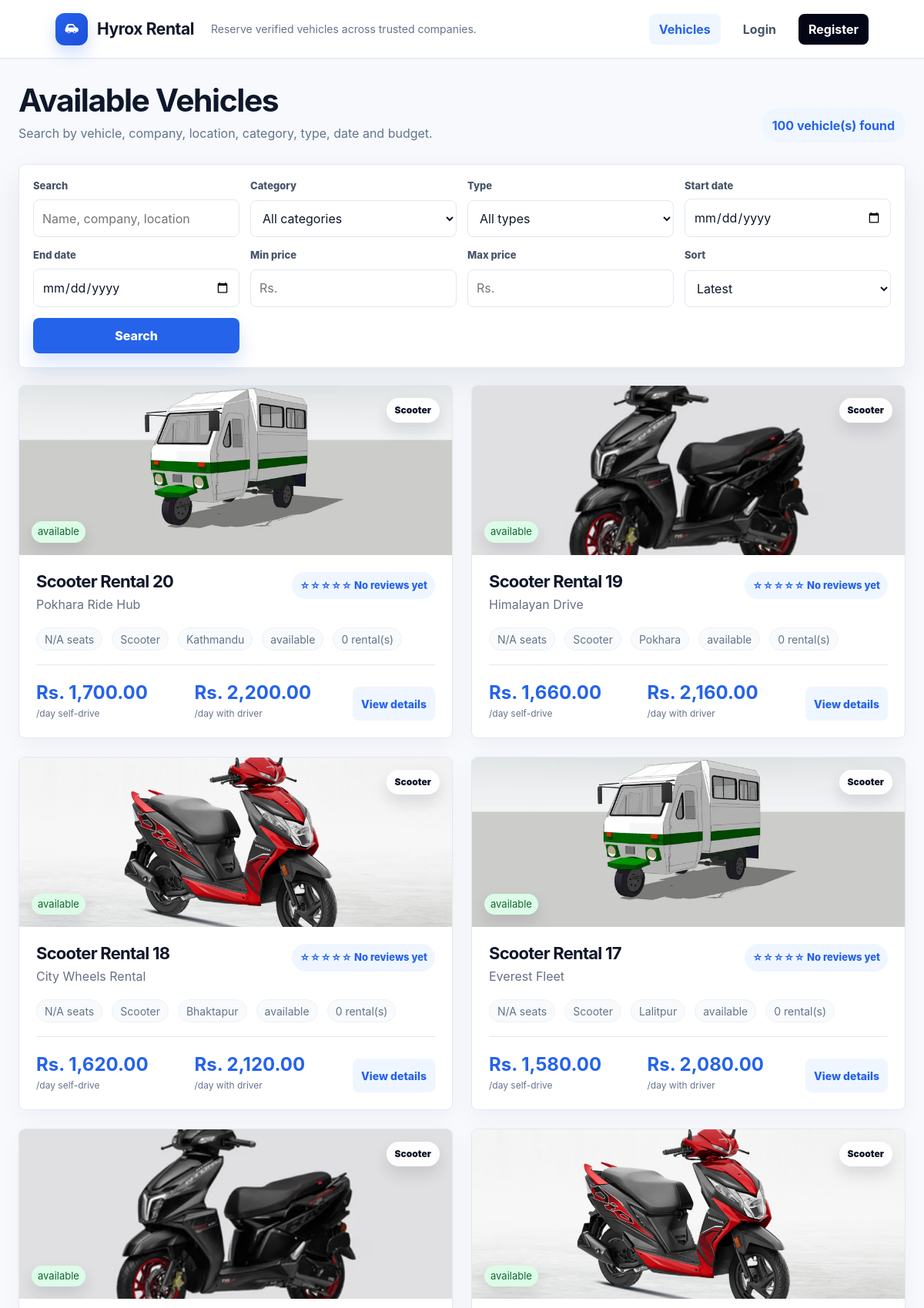
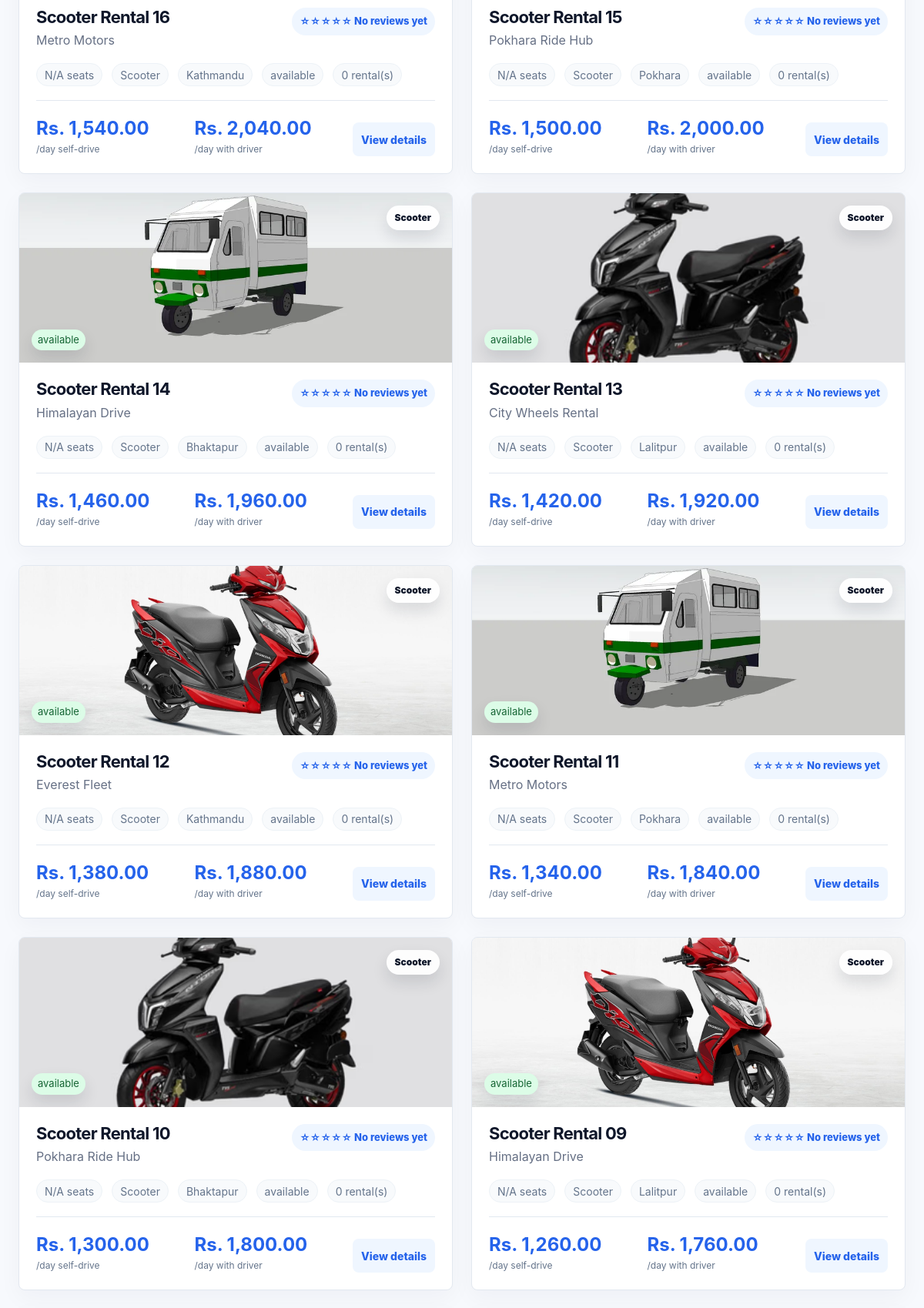
Screenshot of /vehicles.php (upper part) with the database file from the repository (2 pictures, top to bottom).
### tables this page shows
CREATE TABLE vehicles (
    id INT AUTO_INCREMENT PRIMARY KEY,
    company_id INT NOT NULL,
    category_id INT NOT NULL,
    type_id INT NOT NULL,
    name VARCHAR(120) NOT NULL,
    location VARCHAR(120) NOT NULL,
    self_drive_price DECIMAL(10,2) NOT NULL,
    with_driver_price DECIMAL(10,2) NOT NULL,
    description TEXT NULL,
    status ENUM('available', 'unavailable') NOT NULL DEFAULT 'available',
    availability ENUM('available', 'unavailable', 'maintenance') NOT NULL DEFAULT 'available',
    latitude DECIMAL(10,7) NULL,
    lat DECIMAL(10,7) NULL,
    longitude DECIMAL(10,7) NULL,
    `long` DECIMAL(10,7) NULL,
    image VARCHAR(180) NULL,
    created_at TIMESTAMP DEFAULT CURRENT_TIMESTAMP,
    FOREIGN KEY (company_id) REFERENCES users(id) ON DELETE CASCADE,
    FOREIGN KEY (category_id) REFERENCES vehicle_categories(id),
    FOREIGN KEY (type_id) REFERENCES vehicle_types(id)
);

CREATE TABLE vehicle_categories (
    id INT AUTO_INCREMENT PRIMARY KEY,
    name VARCHAR(50) NOT NULL UNIQUE
);

CREATE TABLE vehicle_types (
    id INT AUTO_INCREMENT PRIMARY KEY,
    category_id INT NOT NULL,
    name VARCHAR(80) NOT NULL,
    FOREIGN KEY (category_id) REFERENCES vehicle_categories(id) ON DELETE CASCADE
);

### includes/helpers/core_helpers.php (called while the page is built, shortened)
<?php
function e($text)
{
    return htmlspecialchars((string) $text, ENT_QUOTES, 'UTF-8');
}

### includes/helpers/auth_helpers.php (called while the page is built, shortened)
<?php
function current_user()
{
    if (empty($_SESSION['user_id'])) {
        return null;
    }
    return find_user((int) $_SESSION['user_id']);
}
function company_table_enabled()
{
    return db_table_exists('companies') && db_column_exists('companies', 'owner_user_id');
}

### includes/helpers/vehicle_helpers.php (called while the page is built, shortened)
<?php
function vehicle_company_sql_parts()
{
    if (company_table_enabled()) {
        return [
            'join_sql' => 'JOIN companies company ON company.id = v.company_id
                           LEFT JOIN users company_owner ON company_owner.id = company.owner_user_id',
            'name_sql' => 'COALESCE(NULLIF(company.name, ""), company_owner.name, CONCAT("Company #", company.id))',
        ];
    }
    return [
        'join_sql' => 'JOIN users company_user ON company_user.id = v.company_id',
        'name_sql' => 'COALESCE(NULLIF(company_user.company_name, ""), company_user.name)',
    ];
}
function vehicle_filter_options($input)
{
    $search = trim((string) ($input['search'] ?? $input['location'] ?? ''));
    $location = trim((string) ($input['location'] ?? ''));
    $startDate = trim((string) ($input['start_date'] ?? ''));
    $endDate = trim((string) ($input['end_date'] ?? ''));
    $categoryId = (int) ($input['category_id'] ?? 0);
    $typeId = (int) ($input['type_id'] ?? 0);
    $typeName = trim((string) ($input['vehicle_type'] ?? $input['type'] ?? ''));
    $driverPreference = trim((string) ($input['driver_preference'] ?? ''));
    $sort = trim((string) ($input['sort'] ?? ''));
    $minPrice = (float) ($input['min_price'] ?? 0);
    $maxPrice = (float) ($input['max_price'] ?? $input['budget'] ?? 0);
    $seats = (int) ($input['seats'] ?? 0);
    return [
        'search' => $search,
        'location' => $location,
        'start_date' => $startDate,
        'end_date' => $endDate,
        'category_id' => $categoryId,
        'type_id' => $typeId,
        'min_price' => max(0, $minPrice),
        'max_price' => max(0, $maxPrice),
        'seats' => max(0, $seats),
        'driver_preference' => in_array($driverPreference, ['self_drive', 'with_driver'], true) ? $driverPreference : '',
        'sort' => in_array($sort, ['most_rented', 'latest'], true) ? $sort : 'latest',
    ];
}
function vehicle_filter_sql($filters)
{
    $params = [];
    $where = 'WHERE v.status = "available"';
    $startDate = $filters['start_date'];
    $endDate = $filters['end_date'];
    $companySql = vehicle_company_sql_parts();
    if ($startDate !== '' && $endDate !== '' && strtotime($endDate) >= strtotime($startDate)) {
        $where .= ' AND NOT EXISTS (
            SELECT 1 FROM maintenance m
            WHERE m.vehicle_id = v.id AND ? <= m.end_date AND ? >= m.start_date
        )';
        $params[] = $startDate;
        $params[] = $endDate;
        $where .= ' AND NOT EXISTS (
            SELECT 1 FROM bookings b
            WHERE b.vehicle_id = v.id AND b.status IN ("pending", "approved", "confirmed")
            AND ? <= b.end_date AND ? >= b.start_date
        )';
        $params[] = $startDate;
        $params[] = $endDate;
        $where .= ' AND NOT EXISTS (
            SELECT 1 FROM availability_blocks ab
            WHERE ab.vehicle_id = v.id AND ? <= DATE(ab.end_datetime) AND ? >= DATE(ab.start_datetime)
        )';
        $params[] = $startDate;
        $params[] = $endDate;
    } else {
        $where .= ' AND NOT EXISTS (
            SELECT 1 FROM maintenance m
            WHERE m.vehicle_id = v.id AND CURDATE() BETWEEN m.start_date AND m.end_date
        )';
        $where .= ' AND NOT EXISTS (
            SELECT 1 FROM bookings b
            WHERE b.vehicle_id = v.id AND b.status IN ("pending", "approved", "confirmed")
            AND CURDATE() BETWEEN b.start_date AND b.end_date
        )';
        $where .= ' AND NOT EXISTS (
            SELECT 1 FROM availability_blocks ab
            WHERE ab.vehicle_id = v.id AND CURDATE() BETWEEN DATE(ab.start_datetime) AND DATE(ab.end_datetime)
        )';
    }
    return [$where, $params];
}
function filtered_vehicles($input, $limit = 50)
{
    $filters = vehicle_filter_options($input);
    [$where, $params] = vehicle_filter_sql($filters);
    $limit = max(1, min(100, (int) $limit));
    $companySql = vehicle_company_sql_parts();
    $seatSql = db_column_exists('vehicles', 'seating_capacity') ? 'v.seating_capacity' : 'NULL';
    $availabilitySql = db_column_exists('vehicles', 'availability') ? 'v.availability' : 'v.status';
    $latSql = db_column_exists('vehicles', 'lat') ? 'v.lat' : 'v.latitude';
    $longSql = db_column_exists('vehicles', 'long') ? 'v.`long`' : 'v.longitude';
    $vehicles = db_all(
        'SELECT v.id, v.company_id, v.category_id, v.type_id, v.name, v.location,
                v.self_drive_price, v.with_driver_price, v.description, v.status,
                v.latitude, v.longitude, v.image, v.created_at,
                ' . $availabilitySql . ' AS availability,
                ' . $latSql . ' AS lat,
                ' . $longSql . ' AS `long`,
                ' . $seatSql . ' AS seating_capacity,
                ' . $companySql['name_sql'] . ' AS company_name,
                c.name AS category_name, t.name AS type_name,
                (SELECT ROUND(AVG(rating), 1) FROM reviews WHERE vehicle_id = v.id AND status = "published") AS average_rating,
                (SELECT COUNT(*) FROM reviews WHERE vehicle_id = v.id AND status = "published") AS review_count,
                (SELECT COUNT(*) FROM bookings b2 WHERE b2.vehicle_id = v.id AND b2.status IN ("confirmed", "completed", "approved")) AS rental_count
         FROM vehicles v
         ' . $companySql['join_sql'] . '
         JOIN vehicle_categories c ON c.id = v.category_id
         JOIN vehicle_types t ON t.id = v.type_id
         ' . $where . '
         ORDER BY ' . ($filters['sort'] === 'most_rented' ? 'rental_count DESC, v.id DESC' : 'v.id DESC') . '
         LIMIT ' . $limit,
        $params
    );
    return [$vehicles, $filters];
}

### includes/helpers/schema_helpers.php (called while the page is built, shortened)
<?php
function db_table_exists($table)
{
    static $cache = [];
    $table = preg_replace('/[^a-zA-Z0-9_]/', '', (string) $table);
    if (!array_key_exists($table, $cache)) {
        try {
            $cache[$table] = db_value('SHOW TABLES LIKE ?', [$table]) !== null;
        } catch (Throwable $throwable) {
            $cache[$table] = false;
        }
    }
    return $cache[$table];
}
function db_column_exists($table, $column)
{
    static $cache = [];
    $table = preg_replace('/[^a-zA-Z0-9_]/', '', (string) $table);
    $column = preg_replace('/[^a-zA-Z0-9_]/', '', (string) $column);
    $key = $table . '.' . $column;
    if (!array_key_exists($key, $cache)) {
        try {
            $cache[$key] = db_one('SHOW COLUMNS FROM `' . $table . '` LIKE ?', [$column]) !== null;
        } catch (Throwable $throwable) {
            $cache[$key] = false;
        }
    }
    return $cache[$key];
}

### includes/db.php (called while the page is built, shortened)
<?php
function db()
{
    static $pdo = null;
    if ($pdo !== null) {
        return $pdo;
    }
    $dsn = 'mysql:host=' . DB_HOST . ';dbname=' . DB_NAME . ';charset=utf8mb4';
    $pdo = new PDO($dsn, DB_USER, DB_PASS, [
        PDO::ATTR_ERRMODE => PDO::ERRMODE_EXCEPTION,
        PDO::ATTR_DEFAULT_FETCH_MODE => PDO::FETCH_ASSOC
    ]);
    return $pdo;
}
function db_all($sql, $params = [])
{
    $stmt = db()->prepare($sql);
    $stmt->execute($params);
    return $stmt->fetchAll();
}
function db_one($sql, $params = [])
{
    $stmt = db()->prepare($sql);
    $stmt->execute($params);
    $row = $stmt->fetch();
    return $row ? $row : null;
}
function db_value($sql, $params = [])
{
    $row = db_one($sql, $params);
    if (!$row) {
        return null;
    }
    return array_values($row)[0];
}

### vehicles.php (the view, shortened to what this page needs)
<?php
require_once __DIR__ . '/includes/functions.php';
$search = trim($_GET['search'] ?? '');
$startDate = trim($_GET['start_date'] ?? '');
$endDate = trim($_GET['end_date'] ?? '');
$minPrice = (float) ($_GET['min_price'] ?? 0);
$maxPrice = (float) ($_GET['max_price'] ?? 0);
$sort = trim((string) ($_GET['sort'] ?? 'latest'));
try {
    [$vehicles] = filtered_vehicles($_GET, 100);
} catch (PDOException $exception) {
    db_log_error($exception, 'vehicles.php vehicle listing');
    $vehicles = [];
    $vehiclesError = 'Vehicles could not be loaded right now. Please try again after a moment.';
}
require __DIR__ . '/includes/header.php';
?>
<section class="section-head listing-head">
    <div>
        <h1>Available Vehicles</h1>
        <p>Search by vehicle, company, location, category, type, date and budget.</p>
    </div>
    <strong data-result-count><?= count($vehicles) ?> vehicle(s) found</strong>
</section>
<form class="search-bar" method="get" data-search-form>
    <label>
        <span>Search</span>
        <input type="text" name="search" value="<?= e($search) ?>" placeholder="Name, company, location" autocomplete="off">
    </label>
    <label>
        <span>Category</span>
        <select name="category_id" data-category-select>
            <option value="">All categories</option>
        </select>
    </label>
    <label>
        <span>Type</span>
        <select name="type_id" data-type-select>
            <option value="">All types</option>
        </select>
    </label>
    <label>
        <span>Start date</span>
        <input type="date" name="start_date" value="<?= e($startDate) ?>">
    </label>
    <label>
        <span>End date</span>
        <input type="date" name="end_date" value="<?= e($endDate) ?>">
    </label>
    <label>
        <span>Min price</span>
        <input type="number" min="0" step="100" name="min_price" value="<?= $minPrice > 0 ? e($minPrice) : '' ?>" placeholder="Rs.">
    </label>
    <label>
        <span>Max price</span>
        <input type="number" min="0" step="100" name="max_price" value="<?= $maxPrice > 0 ? e($maxPrice) : '' ?>" placeholder="Rs.">
    </label>
    <label>
        <span>Sort</span>
        <select name="sort">
            <option value="latest" <?= $sort !== 'most_rented' ? 'selected' : '' ?>>Latest</option>
        </select>
    </label>
    <button class="btn" type="submit">Search</button>
</form>
<section class="grid cards" data-vehicle-results>
    <?php foreach ($vehicles as $v): ?>
        <article class="vehicle-card">
            <div class="vehicle-media">
                <?php if ($v['image']): ?>
                    <img src="<?= e(vehicle_image_src($v['image'])) ?>" alt="<?= e($v['name']) ?>">
                <?php else: ?>
                    <div class="image-place">Vehicle image coming soon</div>
                <?php endif; ?>
                <span class="vehicle-chip"><?= e($v['category_name']) ?></span>
                <span class="vehicle-status-chip <?= e(role_badge($v['availability'] ?? $v['status'])) ?>"><?= e($v['availability'] ?? $v['status']) ?></span>
            </div>
            <div class="vehicle-card-body">
                <div class="card-line vehicle-title-row">
                    <div>
                        <h3><?= e($v['name']) ?></h3>
                        <p class="muted"><?= e($v['company_name']) ?></p>
                    </div>
                    <?= rating_html($v['average_rating'], $v['review_count']) ?>
                </div>
                <div class="vehicle-specs">
                    <span><?= e($v['seating_capacity'] ?: 'N/A') ?> seats</span>
                    <span><?= e($v['type_name']) ?></span>
                    <span><?= e($v['location']) ?></span>
                    <span><?= e($v['availability'] ?? $v['status']) ?></span>
                    <span><?= e((int) ($v['rental_count'] ?? 0)) ?> rental(s)</span>
                </div>
                <div class="vehicle-card-footer">
                    <p><b><?= e(money($v['self_drive_price'])) ?></b><span>/day self-drive</span></p>
                    <p><b><?= e(money($v['with_driver_price'])) ?></b><span>/day with driver</span></p>
                    <a class="btn small light" href="vehicle.php?id=<?= e($v['id']) ?>">View details</a>
                </div>
            </div>
        </article>
    <?php endforeach; ?>
</section>
<?php require __DIR__ . '/includes/footer.php'; ?>

### includes/header.php (shortened to what this page needs)
<?php
$me = current_user();
$unreadNotifications = $me ? NotificationService::unreadCount((int) $me['id']) : 0;
$currentPage = basename($_SERVER['SCRIPT_NAME'] ?? 'index.php');
$bodyClass = 'page-' . preg_replace('/[^a-z0-9]+/', '-', strtolower(pathinfo($currentPage, PATHINFO_FILENAME)));
?>
<!doctype html>
<html lang="en">
<head>
    <link rel="stylesheet" href="assets/css/style.css?v=<?= e((string) filemtime(__DIR__ . '/../assets/css/style.css')) ?>">
</head>
<body class="<?= e($bodyClass) ?>">
<header class="topbar">
    <a class="brand" href="index.php">
        <span class="brand-icon" aria-hidden="true">
        </span>
        <span class="brand-word"><?= APP_NAME ?></span>
    </a>
    <p class="tagline"><?= APP_TAGLINE ?></p>
    <nav class="site-nav">
        <a class="<?= $currentPage === 'vehicles.php' || $currentPage === 'vehicle.php' ? 'active' : '' ?>" href="vehicles.php">Vehicles</a>
        <?php if ($me): ?>
            <a class="<?= $currentPage === 'dashboard.php' ? 'active' : '' ?>" href="dashboard.php">Dashboard</a>
            <a class="notification-bell" href="dashboard.php?section=notifications" aria-label="Notifications">
                Notifications
                <?php if ($unreadNotifications > 0): ?>
                    <span><?= e($unreadNotifications) ?></span>
                <?php endif; ?>
            </a>
            <a class="<?= $currentPage === 'payments.php' || $currentPage === 'payment-status.php' ? 'active' : '' ?>" href="payments.php">Payments</a>
            <span class="nav-role"><?= e(ucwords(str_replace('_', ' ', $me['role_name']))) ?></span>
            <a class="nav-action" href="auth/logout.php" data-logout-link>Logout</a>
        <?php else: ?>
            <a href="login.php">Login</a>
            <a class="nav-action" href="register.php">Register</a>
        <?php endif; ?>
    </nav>
</header>
<main>

### includes/helpers/review_helpers.php (shortened to what this page needs)
<?php
function rating_html($averageRating, $reviewCount)
{
    $reviewCount = (int) $reviewCount;
    if ($reviewCount < 1) {
        return '<p class="rating-line"><span class="rating-stars empty" aria-hidden="true">&#9734;&#9734;&#9734;&#9734;&#9734;</span> No reviews yet</p>';
    }
    $averageRating = (float) $averageRating;
    $rounded = (int) round($averageRating);
    $rounded = max(1, min(5, $rounded));
    $stars = str_repeat('&#9733;', $rounded) . str_repeat('&#9734;', 5 - $rounded);
    return '<p class="rating-line" aria-label="' . e(rating_text($averageRating, $reviewCount)) . '"><span class="rating-stars" aria-hidden="true">' . $stars . '</span> ' . e(number_format($averageRating, 1)) . '/5 from ' . e($reviewCount) . ' review(s)</p>';
}

### includes/footer.php (shortened to what this page needs)
</main>
</body>
</html>

### rows the page displays
vehicles: image (picture), category.name "Scooter", availability "available", name "Scooter Rental 20", company_name "Pokhara Ride Hub", seating_capacity "N/A", type.name "Scooter", location "Kathmandu", rental_count "0", self_drive_price "Rs. 1,700.00", with_driver_price "Rs. 2,200.00"
vehicles: image (picture), category.name "Scooter", availability "available", name "Scooter Rental 19", company_name "Himalayan Drive", seating_capacity "N/A", type.name "Scooter", location "Pokhara", rental_count "0", self_drive_price "Rs. 1,660.00", with_driver_price "Rs. 2,160.00"
vehicles: image (picture), category.name "Scooter", availability "available", name "Scooter Rental 18", company_name "City Wheels Rental", seating_capacity "N/A", type.name "Scooter", location "Bhaktapur", rental_count "0", self_drive_price "Rs. 1,620.00", with_driver_price "Rs. 2,120.00"
vehicles: image (picture), category.name "Scooter", availability "available", name "Scooter Rental 17", company_name "Everest Fleet", seating_capacity "N/A", type.name "Scooter", location "Lalitpur", rental_count "0", self_drive_price "Rs. 1,580.00", with_driver_price "Rs. 2,080.00"
vehicles: image (picture), category.name "Scooter", availability "available", name "Scooter Rental 16", company_name "Metro Motors", seating_capacity "N/A", type.name "Scooter", location "Kathmandu", rental_count "0", self_drive_price "Rs. 1,540.00", with_driver_price "Rs. 2,040.00"
vehicles: image (picture), category.name "Scooter", availability "available", name "Scooter Rental 15", company_name "Pokhara Ride Hub", seating_capacity "N/A", type.name "Scooter", location "Pokhara", rental_count "0", self_drive_price "Rs. 1,500.00", with_driver_price "Rs. 2,000.00"
vehicles: image (picture), category.name "Scooter", availability "available", name "Scooter Rental 14", company_name "Himalayan Drive", seating_capacity "N/A", type.name "Scooter", location "Bhaktapur", rental_count "0", self_drive_price "Rs. 1,460.00", with_driver_price "Rs. 1,960.00"
vehicles: image (picture), category.name "Scooter", availability "available", name "Scooter Rental 13", company_name "City Wheels Rental", seating_capacity "N/A", type.name "Scooter", location "Lalitpur", rental_count "0", self_drive_price "Rs. 1,420.00", with_driver_price "Rs. 1,920.00"
vehicles: image (picture), category.name "Scooter", availability "available", name "Scooter Rental 12", company_name "Everest Fleet", seating_capacity "N/A", type.name "Scooter", location "Kathmandu", rental_count "0", self_drive_price "Rs. 1,380.00", with_driver_price "Rs. 1,880.00"
vehicles: image (picture), category.name "Scooter", availability "available", name "Scooter Rental 11", company_name "Metro Motors", seating_capacity "N/A", type.name "Scooter", location "Pokhara", rental_count "0", self_drive_price "Rs. 1,340.00", with_driver_price "Rs. 1,840.00"
vehicles: image (picture), category.name "Scooter", availability "available", name "Scooter Rental 10", company_name "Pokhara Ride Hub", seating_capacity "N/A", type.name "Scooter", location "Bhaktapur", rental_count "0", self_drive_price "Rs. 1,300.00", with_driver_price "Rs. 1,800.00"
vehicles: image (picture), category.name "Scooter", availability "available", name "Scooter Rental 09", company_name "Himalayan Drive", seating_capacity "N/A", type.name "Scooter", location "Lalitpur", rental_count "0", self_drive_price "Rs. 1,260.00", with_driver_price "Rs. 1,760.00"

### other values shown
APP_NAME "Hyrox Rental"
APP_TAGLINE "Reserve verified vehicles across trusted companies."
count($vehicles) "100"
